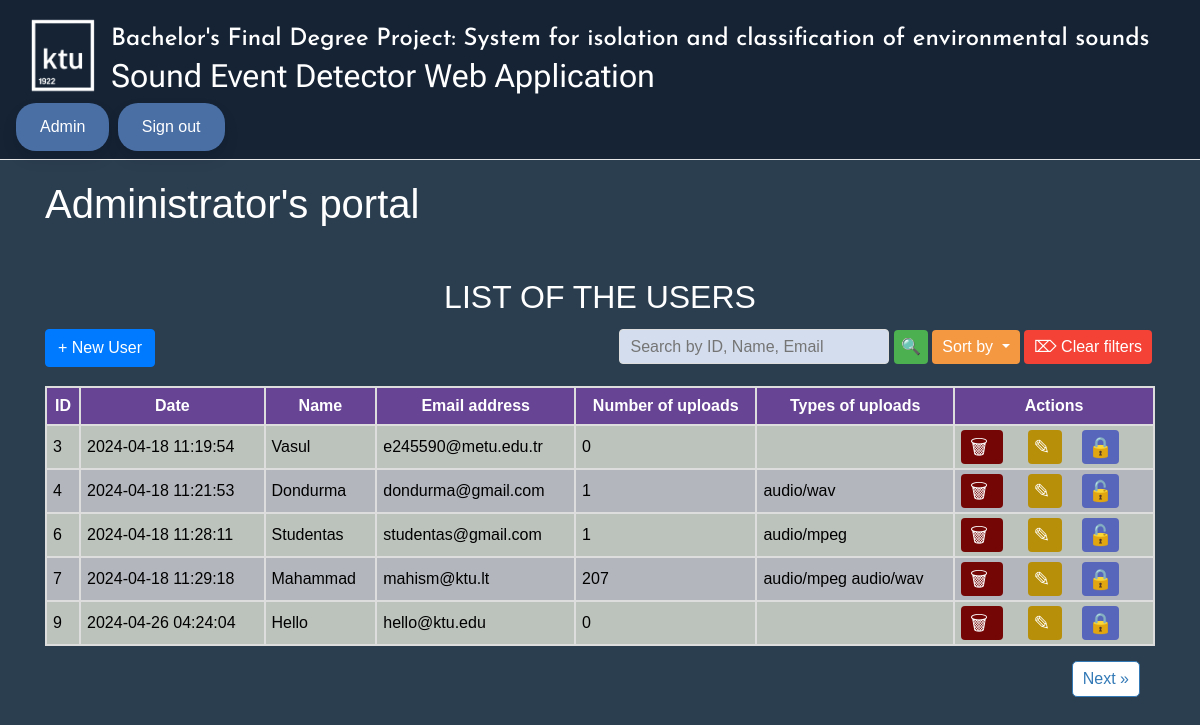
The page /admin (signed in) on the database its author committed.
### website/models.py (models this page shows)
class User(db.Model, UserMixin):
    id = db.Column(db.Integer, primary_key=True)
    date = db.Column(db.DateTime(timezone=True), default=func.now())
    email = db.Column(db.String(300), unique=True)
    password = db.Column(db.String(300))
    firstName = db.Column(db.String(300))
    locked = db.Column(db.Boolean, default=False)
    audio_files = db.relationship('AudioFile')

class AudioFile(db.Model):
    id = db.Column(db.Integer, primary_key=True)
    data = db.Column(db.LargeBinary)
    name = db.Column(db.String(300))
    mimetype = db.Column(db.String(300))
    user_id = db.Column(db.Integer, db.ForeignKey('user.id'))
    date_created = db.Column(db.DateTime, default=datetime.utcnow)

### website/auth.py (the view)
@auth.route('/admin')
@login_required
def admin_page():
    if current_user.email == 'admin@gmail.com':
        page = request.args.get('page', 1, type=int)
        per_page = 5
        search_query = request.args.get('search', '').strip()
        sort_by = request.args.get('sort')
        query = User.query.filter(User.email != 'admin@gmail.com')
        if search_query:
            search_filter = (cast(User.id, String).startswith(search_query)) | \
                            (User.firstName.startswith(search_query)) | \
                            (User.email.startswith(search_query))
            query = query.filter(search_filter)
        if sort_by == 'name':
            query = query.order_by(User.firstName.asc())
        elif sort_by == 'date':
            query = query.order_by(User.date.desc())
        elif sort_by == 'uploads':
            query = query.outerjoin(AudioFile, User.id == AudioFile.user_id) \
                         .group_by(User.id) \
                         .order_by(func.count(AudioFile.id).desc())
        users_pagination = query.paginate(page=page, per_page=per_page, error_out=False)
        uploads_count = {}
        for user in users_pagination.items:
            count = AudioFile.query.filter_by(user_id=user.id).count()
            uploads_count[user.id] = count
        uploads_types = {}
        for user in users_pagination.items:
            mime_types = AudioFile.query.with_entities(AudioFile.mimetype).filter_by(user_id=user.id).all()
            uploads_types[user.id] = list({mime_type[0] for mime_type in mime_types})
        return render_template(
            "admin.html",
            user=current_user,
            users=users_pagination.items,
            pagination=users_pagination,
            search_query=search_query,
            uploads_count=uploads_count,
            uploads_types=uploads_types,
            sort_by=sort_by
        )
    else:
        return redirect(url_for('views.home'))

### website/templates/admin.html (shortened to what this page needs)
{% extends "base.html" %}
{% block content %}
<div class="greeting-container">
    <h1>Administrator's portal</h1>
    <h2>LIST OF THE USERS</h2>
    <button type="button" onclick="openModal()" class="btn btn-primary">+ New User</button>
    <input type="text" id="searchInput" placeholder="Search by ID, Name, Email" value="{{ search_query }}">
    <button onclick="search()" id="searchbutton">&#128269;</button>
    <div class="dropdown">
  <button class="dropdown-toggle" type="button">
    Sort by
  </button>
</div>
    <button onclick="clearSearch()" id="clearbutton">&#8998; Clear filters</button>
    <div class="table-container">
        <table>
            <thead>
                <tr>
                    <th class="header">ID</th>
                    <th class="header">Date</th>
                    <th class="header">Name</th>
                    <th class="header">Email address</th>
                    <th class="header">Number of uploads</th>
                    <th class="header">Types of uploads</th>
                    <th class="actions-header">Actions</th>
                </tr>
            </thead>
            <tbody>
                {% for user in users %}
                <tr>
                    <td>{{ user.id }}</td>
                    <td>{{ user.date.strftime('%Y-%m-%d %H:%M:%S') }}</td>
                    <td>{{ user.firstName }}</td>
                    <td>{{ user.email }}</td>
                    <td>{{ uploads_count[user.id] }}</td>
                    <td>
                        {% for mime_type in uploads_types[user.id] %}
                            <span class="audio-type">{{ mime_type }}</span>
                        {% endfor %}
                    </td>
                    <td>
                        <a href="{{ url_for('auth.delete_user', id=user.id) }}" class="delete-btn">
                            <span class="icon-bin">&#128465;</span>
                        </a>
                        <a href="{{ url_for('auth.update_user', id=user.id) }}" class="update-btn">
                            <span class="icon-bin">&#9998;</span>
                        </a>
                        {% if user.locked %}
                        <a href="{{ url_for('auth.unlock_user', id=user.id) }}" class="unlock-btn">
                            <span class="icon-bin">&#128275;</span>
                        </a>
                {% else %}
                        <a href="{{ url_for('auth.lock_user', id=user.id) }}" class="lock-btn">
                            <span class="icon-bin">&#128274;</span>
                        </a>
                {% endif %}
                    </td>
                </tr>
                {% endfor %}
            </tbody>
        </table>
    </div>
    <div class="pagination">
    {% if pagination.has_next %}
        <a href="{{ url_for('auth.admin_page', page=pagination.next_num) }}">Next &raquo;</a>
    {% endif %}
    </div>
</div>
{% endblock %}

### website/templates/base.html (style rules this page uses)
body { margin: 0; font-family: Arial, sans-serif; background: #2B3E50; }
.greeting-container { text-align: left; margin: 20px 0; color: #ffffff; }

### website/templates/admin.html (style rules this page uses)
.greeting-container { text-align: left; }
table { margin: auto; width: 100%; border-collapse: collapse; }
.actions-header { width: 200px; text-align: center; }
th { border: 2px solid #ddd; padding: 6px; text-align: left; }
td { border: 2px solid #ddd; padding: 6px; text-align: left; }
.header { text-align: center; }
thead tr { background-color: #674494; color: white; }
tbody tr:nth-child(odd) { background-color: #bcc2bc; color: black; }
tbody tr:nth-child(even) { background-color: #b3b6bd; color: black; }
.delete-btn { color: white; background-color: #750606; padding: 6px 9px; text-decoration: none; border: 20px; border-radius: 4px; cursor: pointer; font-size: 20px; margin-right: 25px; }
.lock-btn { color: white; background-color: #5765ba; padding: 6px 6px; text-decoration: none; border: none; border-radius: 4px; cursor: pointer; font-size: 20px; margin-right: 25px; }
.unlock-btn { color: white; background-color: #5765ba; padding: 6px 6px; text-decoration: none; border: none; border-radius: 4px; cursor: pointer; font-size: 20px; margin-right: 20px; }
.update-btn { color: white; background-color: #b88f09; padding: 6px 6px; text-decoration: none; border: none; border-radius: 4px; cursor: pointer; font-size: 20px; margin-right: 20px; }
.icon-bin { font-style: normal; }
h2 { text-align: center; margin-top: 50px; }
input[type=text], input[type=email], input[type=password] { width: 100%; padding: 15px; margin: 5px 0 22px 0; display: inline-block; border: none; background: #f1f1f1; }
#searchInput { margin-left: 460px; width: 270px; height: 35px; flex-wrap: nowrap; align-items: stretch; flex-grow: 1; border: 1px solid #ddd; padding: 10px; border-radius: 4px; font-size: 1rem; background-color: #d3dded; }
#searchbutton { background-color: #4CAF50; color: white; padding: 5px 7px; border: none; border-radius: 4px; font-size: 1rem; cursor: pointer; transition: background-color 0.2s; }
#clearbutton { background-color: #f44336; color: white; padding: 5px 10px; border: none; border-radius: 4px; font-size: 1rem; cursor: pointer; transition: background-color 0.2s; }
.pagination { justify-content: flex-end; padding: 10px; margin-top: 5px; list-style: none; }
.pagination a { color: #337ab7; background-color: #ffffff; border: 1px solid; padding: 5px 10px; text-decoration: none; margin: 0 5px; border-radius: 5px; transition: background-color 0.2s; }
.dropdown { position: relative; display: inline-block; }
.dropdown-toggle { background-color: #f59842; color: white; padding: 5px 10px; border: none; border-radius: 4px; font-size: 1rem; cursor: pointer; transition: background-color 0.2s; }

### rows shown on the page
User: id "3", date "2024-04-18 11:19:54", firstName "Vasul", email "e245590@metu.edu.tr", locked "0"
User: id "4", date "2024-04-18 11:21:53", firstName "Dondurma", email "dondurma@gmail.com", locked "1"
AudioFile: mimetype "audio/wav"
User: id "6", date "2024-04-18 11:28:11", firstName "Studentas", email "studentas@gmail.com", locked "1"
AudioFile: mimetype "audio/mpeg"
User: id "7", date "2024-04-18 11:29:18", firstName "Mahammad", email "mahism@ktu.lt", id "207"
AudioFile: mimetype "audio/mpeg"
AudioFile: mimetype "audio/wav"
User: id "9", date "2024-04-26 04:24:04", firstName "Hello", email "hello@ktu.edu", locked "0"
